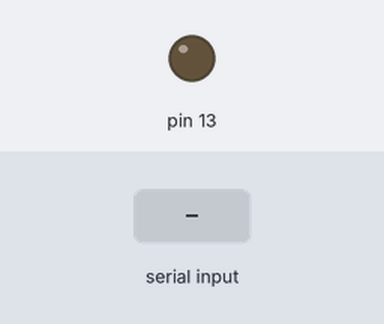
A sketch run on a simulated Arduino Uno, built with avr-gcc and run on an emulated ATmega328P. On the bench: output pins drawn as LEDs (lit = HIGH). Inputs (shaded band) come from the test bench.

Above: at 1.2 s.
1.3 s: "h" received over Serial
At 1.6 s:
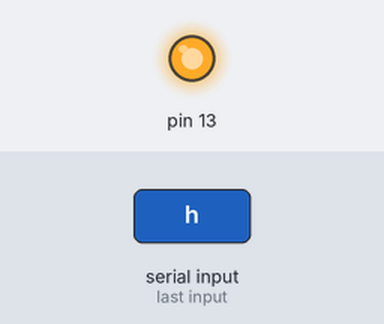
2.8 s: "l" received over Serial
At 3.9 s:
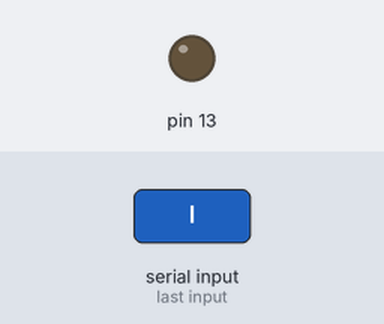
Timing chart, 0 to 5.8 s (numbered marks = the images above; inputs shaded):
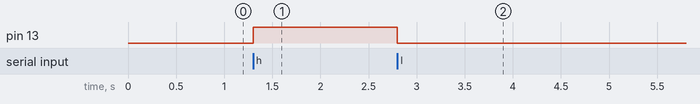

Measured:
- after the input at 1.3 s, pin 13: LOW → HIGH at once
- after the input at 2.8 s, pin 13: HIGH → LOW at once

The sketch:

ReadSerialForLED.ino
```cpp
void setup() {
  pinMode(13, OUTPUT); // 13番ピンを出力に設定
  Serial.begin(9600);
}

void loop() {
  if (Serial.available() > 0) { // 受信したデータが存在する
    int input = Serial.read(); // シリアル通信の読み込み

    switch(input) {
      case 'h':
        digitalWrite(13,HIGH); // 5V -> LEDをONにする
        break;

      case 'l':
        digitalWrite(13,LOW); // 0V -> LEDをOFFにする
        break;
    }
  }
}
```
